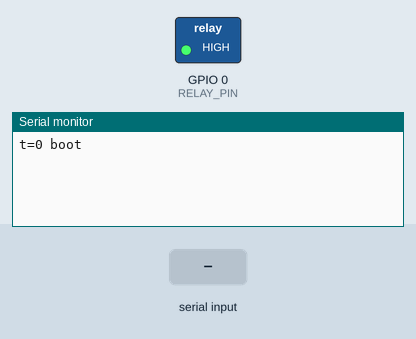
This sketch was run on a simulated ESP8266 (NodeMCU). Parts: switched loads named in the sketch (green lamp = pin HIGH), the last lines printed to the serial monitor. The inputs (shaded band) are chosen by the test bench.

Above: at 1.2 s.
1.3 s: "mac?\n" received over Serial
At 2.1 s:
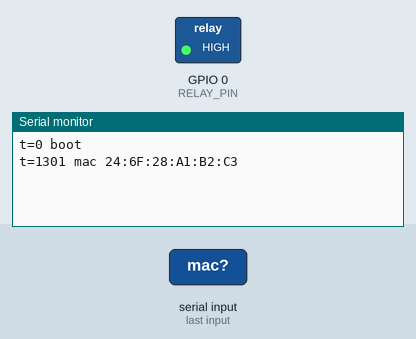
2.8 s: "1\n" received over Serial
At 3.2 s:
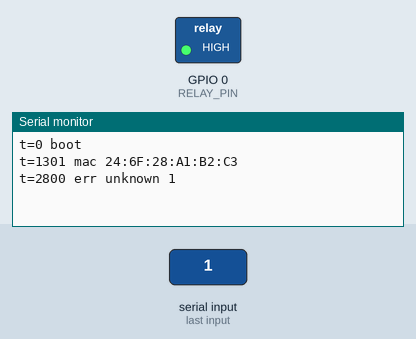

The sketch:

relay.ino
```cpp
// ESP-01 ESP-NOW receiver that switches a relay on GPIO0. It follows the same messages as the vibrator
// (../vibrator/vibrator.ino): the relay is on while "on" messages keep arriving, and off on "off" or when
// none arrives for LEASE_MS. A dead button, a lost connection or a power cut all switch it off.
//
// GPIO0 is a boot pin: the sketch only drives it after boot, so the relay is off during reset and the
// ESP-01 boots normally. The programmer's GPIO0 button still works for flashing.
//
// Serial (115200) logs each change of state with its time in ms since boot and the sequence number of
// the command that caused it. "mac?" answers "mac <MAC>", for deploy.py. The log never blocks.

#include <ESP8266WiFi.h>
#include <espnow.h>

const uint8_t RELAY_PIN = 0;          // GPIO0
const bool ACTIVE_LOW = true;         // the relay switches on with GPIO0 LOW: check on the board
const uint8_t WIFI_CHANNEL = 1;       // the button must use the same channel
const uint32_t MAGIC = 0x48414C4C;    // "HALL", ignores unrelated ESP-NOW traffic
const uint32_t LEASE_MS = 500;        // the button repeats "on" every 100 ms while the relay should be on

// Keep identical in the sender.
struct VibeCommand {
  uint32_t magic;
  uint8_t vibrate;                    // 1: on, 0: off
  uint8_t reserved;
  uint16_t seq;                       // counts the changes of state, so the logs can be matched
};

volatile bool wantOn = false;
volatile uint32_t lastCommand = 0;
volatile uint16_t lastSeq = 0;
bool relayOn = false;
String line;

void onReceive(uint8_t *mac, uint8_t *data, uint8_t len) {
  if (len != sizeof(VibeCommand)) return;

  VibeCommand cmd;
  memcpy(&cmd, data, sizeof(cmd));
  if (cmd.magic != MAGIC) return;

  wantOn = cmd.vibrate;
  lastSeq = cmd.seq;
  lastCommand = millis();
}

// Logs one line, prefixed with the time. Dropped, never waited for, if the host is not reading.
void say(const String &text) {
  String out = "t=" + String(millis()) + " " + text;
  if (Serial.availableForWrite() < (int)out.length() + 2) return;
  Serial.println(out);
}

void setRelay(bool on) {
  digitalWrite(RELAY_PIN, on == ACTIVE_LOW ? LOW : HIGH);
}

void handleLine(String cmd) {
  cmd.trim();
  if (cmd == "mac?") {
    say("mac " + WiFi.macAddress());
  } else {
    say("err unknown " + cmd);
  }
}

// Reads the commands without waiting for them.
void serviceSerial() {
  while (Serial.available()) {
    char c = Serial.read();
    if (c == '\n') {
      handleLine(line);
      line = "";
    } else if (c != '\r' && line.length() < 64) {
      line += c;
    }
  }
}

void setup() {
  Serial.begin(115200);

  // Relay off before GPIO0 becomes an output.
  digitalWrite(RELAY_PIN, ACTIVE_LOW ? HIGH : LOW);
  pinMode(RELAY_PIN, OUTPUT);
  setRelay(false);

  WiFi.mode(WIFI_STA);
  WiFi.disconnect();
  wifi_set_channel(WIFI_CHANNEL);

  if (esp_now_init() != 0) {
    ESP.restart();
  }
  esp_now_set_self_role(ESP_NOW_ROLE_SLAVE);
  esp_now_register_recv_cb(onReceive);
  say("boot");
}

void loop() {
  serviceSerial();

  bool on = wantOn && (uint32_t)(millis() - lastCommand) < LEASE_MS;
  if (on != relayOn) {
    relayOn = on;
    setRelay(on);
    if (on) {
      say("relay on seq=" + String(lastSeq));
    } else {
      say("relay off seq=" + String(lastSeq) + (wantOn ? " reason=lease" : " reason=command"));
    }
  }
  delay(1);
}
```

Measured:
- after the input at 1.3 s, the serial monitor: prints a new line at once (image 1)
- after the input at 2.8 s, the serial monitor: prints a new line at once (image 2)
